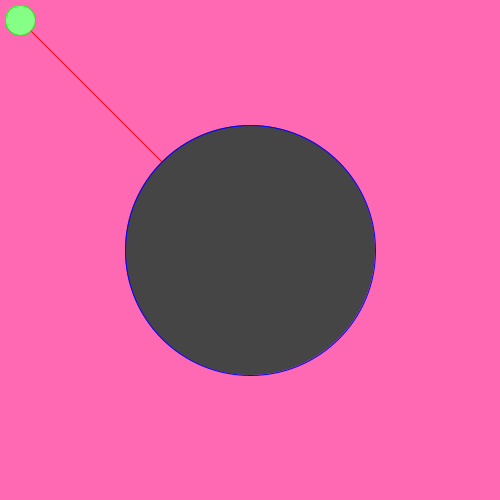
Frame 1 (no input)
Frame 60 (the mouse pressed at the canvas centre just before this capture): identical to frame 1, image omitted
Frame 120 (the mouse held since frame 60 and released just before this capture): identical to frame 1, image omitted

The Processing sketch that drew this single still picture (run headless with seeded random() and noise(); from frame 60 on, the mouse is pressed at the canvas centre):

// Processing sketch: firstProject
// ── firstProject.pde
//Meow meow <3
/*
  Hej
  med
  dig
*/

//Declare center ellipse args
int centerEllipseX = 250;
int centerEllipseY = 250;
int centerEllipseRh = 250;
int centerEllipsRw = 250;


//Setup
void setup(){
  //Set window size
  size(500,500);
}

void draw()
{
  //Set background color
  background(255,105,180);
  
  //Set fill and stroke color
  fill(0,255,0);
  stroke(255,0,0);
  
  //Draw line 
  line(250,250,20,20);
  
  //New fill and stroke colors
  fill(69,69,69);
  stroke(0,0,255);
  
  //Draw ellipse
  
    
  ellipse(centerEllipseX, centerEllipseY, centerEllipsRw,centerEllipseRh);

  
  //New fill and stroke color
  fill(133,255,133);
  stroke(0,255,0);
  
  //Draw ellipse
  ellipse(20,20,30,30);
  
}
//Function to check if coord is inside circle
boolean isHit(int x,int y,int rh, int rw) {
  return sq(mouseX - x)/(rw*rw) + sq(mouseY - y)/(rh*rh) < 1;
}



void fun()
{
	//Bool for to run 0-10
	boolean runWhile = true;

	println(71);
	println(71.5);
	println("Kør tal:",runWhile);
	println();

if (runWhile)
{
  //Print from 0-10
int X = 0;
  while(X<=10)
  {
    println(X);
    X++;
  }
}
}

void mouseClicked() {
if ( isHit(centerEllipseX, centerEllipseY, centerEllipsRw,centerEllipseRh) ){
  fun();
}
}  
